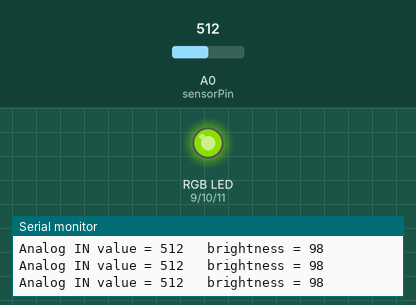
A sketch run on a simulated Arduino Uno, built with avr-gcc and run on an emulated ATmega328P. On the bench: an RGB LED mixed from three pins (HIGH = lit), the last lines printed to the serial monitor. Inputs (shaded band) come from the test bench; at power-on: A0 (sensorPin) = 512. Dim RGB values are drawn brighter than linear.

Above: at 3.0 s.
3.1 s: A0 (sensorPin) set to 716
At 3.7 s:
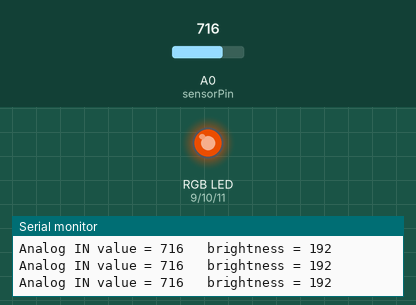
4.6 s: A0 (sensorPin) set to 1023
At 5.7 s:
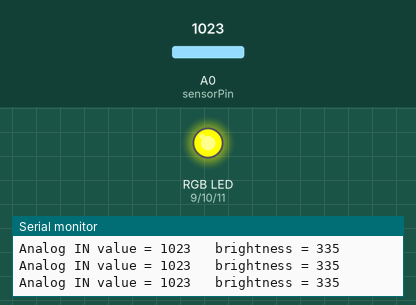
6.1 s: A0 (sensorPin) set to 865
9.1 s: A0 (sensorPin) set to 852
At 10.3 s:
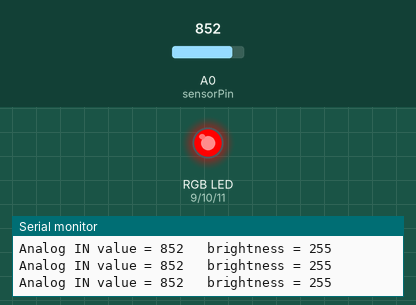
10.6 s: A0 (sensorPin) set to 306
At 11.1 s:
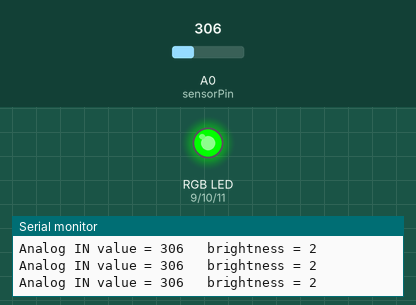
12.1 s: A0 (sensorPin) set to 0
At 13.6 s:
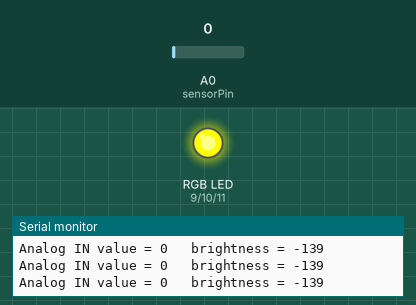
Timing chart, 0 to 15.1 s (numbered marks = the images above; inputs shaded):
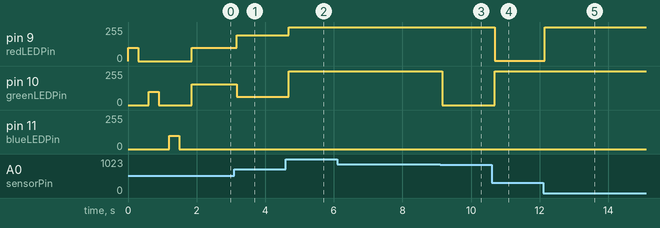

The sketch:

citrus_fade_rgb.ino
```cpp
/*
Example Code - ST 2/5/2025

single RGB LED - common anode (negative)
using pins 9, 10, 11

CITRUS test:
use LDR to control brightness of
RED LED(directly proportional)
& GREEN LED (inversely proportional)

*/
int sensorValue = 0;
int sensorPin = A0;

int brightness = 0;    // how bright the LED is
int redBrightness = 0;
int greenBrightness = 0;
int blueBrightness = 0;

//int fadeAmount = 5;    // how many points to fade the LED by
int redFadeAmount = 5;
int greenFadeAmount = 5;
int blueFadeAmount = 5;

const int redLEDPin = 9;     // LED connected to pin 9
const int greenLEDPin = 10;  // LED connected to pin 10
const int blueLEDPin = 11;    // LED connected to pin 11

void setup() {
  // initialize serial communications at 9600 bps:
  Serial.begin(9600);
  pinMode(sensorPin, INPUT);

  // set the digital pins as outputs
  pinMode(greenLEDPin,OUTPUT);
  pinMode(redLEDPin,OUTPUT);
  pinMode(blueLEDPin,OUTPUT);

  TestEm();
}

void loop() {
// read the input on analog pin 0:
  sensorValue = analogRead(sensorPin);
  // print out the value you read:
  Serial.print("Analog IN value = ");
  Serial.print(sensorValue);
  delay(50);        // delay in between reads for stability

// actual observed values
// lowest value in the HL = 327
// highest value = 822
brightness = map(sensorValue, 300, 850, 0, 255);
  Serial.print("\t brightness = ");
  Serial.println(brightness);

  analogWrite(redLEDPin, brightness);
  analogWrite(greenLEDPin, 255-brightness);

// NOT USED ANYMORE
// // RED ==========================================
// // set the brightness of RED - pin 9:
//   analogWrite(redLEDPin, redBrightness);

//   // change the brightness for next time through the loop:
//   redBrightness = redBrightness + redFadeAmount;

//   // reverse the direction of the fading at the ends of the fade:
//   // range scaled just because: 0-255 changed to 0-100
//   if (redBrightness == 0 || redBrightness == 200) {
//     redFadeAmount = -redFadeAmount ;
//   }
//   // wait for 30 milliseconds to see the dimming effect
// //
// //==========================================

//  // GREEN ==========================================
//  // set the brightness of Green - pin 10:
//   analogWrite(greenLEDPin, greenBrightness);

//   // change the brightness for next time through the loop:
//   greenBrightness = greenBrightness + greenFadeAmount;

//   // reverse the direction of the fading at the ends of the fade:
//   if (greenBrightness == 0 || greenBrightness == 120) {
//     greenFadeAmount = -greenFadeAmount ;
//   }
//   // wait for 30 milliseconds to see the dimming effect
//   //delay(10);

// // BLUE ==========================================
//   // set the brightness of BLUE - pin 11:
//   analogWrite(blueLEDPin, blueBrightness);

//   // change the brightness for next time through the loop:
//   blueBrightness = blueBrightness + blueFadeAmount;

//   // reverse the direction of the fading at the ends of the fade:
//   if (blueBrightness == 0 || blueBrightness == 255) {
//     blueFadeAmount = -blueFadeAmount ;
//   }
//   // wait for 30 milliseconds to see the dimming effect
//   delay(30);
// //==========================================

// // Fade;
}

// ---------------------------------
void AllOff (){
  analogWrite(redLEDPin, 0);
  analogWrite(greenLEDPin, 0);
  analogWrite(blueLEDPin, 0);
}
// ---------------------------------

// ---------------------------------
void TestEm() {
  //Test the LED.
  analogWrite(redLEDPin, 100);
  delay(300);
  analogWrite(redLEDPin, 0);
  delay(300);
  analogWrite(greenLEDPin, 100);
  delay(300);
  analogWrite(greenLEDPin, 0);
  delay(300);
  analogWrite(blueLEDPin, 100);
  delay(300);
  analogWrite(blueLEDPin, 0);
  delay(300);
}
// ---------------------------------
```

Measured:
- the behaviour switches between 853 and 852 on A0 (sensorPin) (found by bisection; images 2 and 3)
- after the input at 3.1 s, pin 9 (redLEDPin): 98/255 → 192/255 after 0.07 s; pin 10 (greenLEDPin): 157/255 → 63/255 after 0.07 s
- after the input at 4.6 s, pin 9 (redLEDPin): 192/255 → 255/255 after 0.09 s; pin 10 (greenLEDPin): 63/255 → 255/255 after 0.09 s
- after the input at 9.1 s, pin 10 (greenLEDPin): 255/255 → 0/255 after 0.06 s
- after the input at 10.6 s, pin 9 (redLEDPin): 255/255 → 2/255 after 0.08 s; pin 10 (greenLEDPin): 0/255 → 253/255 after 0.08 s
- after the input at 12.1 s, pin 9 (redLEDPin): 2/255 → 255/255 after 0.05 s; pin 10 (greenLEDPin): 253/255 → 255/255 after 0.05 s
